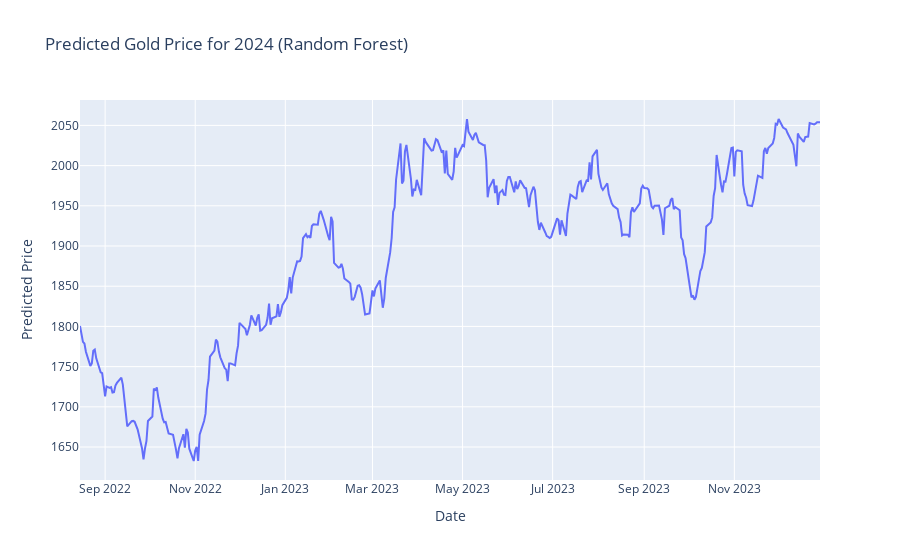

Write notebook code for a chart like this one.
### Code cell
import matplotlib.pyplot as plt
import plotly.express as px
import numpy as np

y_test_true = np.array(y_test_true).reshape(-1, 1)
y_test_pred = np.array(y_test_pred).reshape(-1, 1)

plt.figure(figsize=(10, 6))
plt.plot(df['Date'].iloc[-test_size:], y_test_true, color='blue', lw=2, label='Actual Price')
plt.plot(df['Date'].iloc[-test_size:], y_test_pred, color='red', lw=2, label='Predicted Price')
plt.title('Gold Price Prediction for 2024 (Random Forest)')
plt.xlabel('Date')
plt.ylabel('Price')
plt.legend()
plt.grid(True)
plt.show()

predicted_data_2024 = pd.DataFrame({'Date': df['Date'].iloc[-test_size:], 'Predicted Price': y_test_pred.flatten()})

fig = px.line(predicted_data_2024, x='Date', y='Predicted Price', title='Predicted Gold Price for 2024 (Random Forest)')
fig.show()

### Figure 1 — Plotly figure (JSON) as saved in the notebook; plotly's stock layout.template omitted (floating-point values rounded to 4 significant figures; data arrays with more than 128 entries replaced by an {"elided": "..."} marker saying what was removed)
{"data": [{"hovertemplate": "Date=%{x}<br>Predicted Price=%{y}<extra></extra>", "legendgroup": "", "line": {"color": "#636efa", "dash": "solid"}, "marker": {"symbol": "circle"}, "mode": "lines", "name": "", "orientation": "v", "showlegend": false, "type": "scatter", "x": {"elided": "365 str values"}, "xaxis": "x", "y": {"elided": "365 float values"}, "yaxis": "y"}], "layout": {"legend": {"tracegroupgap": 0}, "title": {"text": "Predicted Gold Price for 2024 (Random Forest)"}, "xaxis": {"anchor": "y", "domain": [0, 1], "title": {"text": "Date"}}, "yaxis": {"anchor": "x", "domain": [0, 1], "title": {"text": "Predicted Price"}}}}
